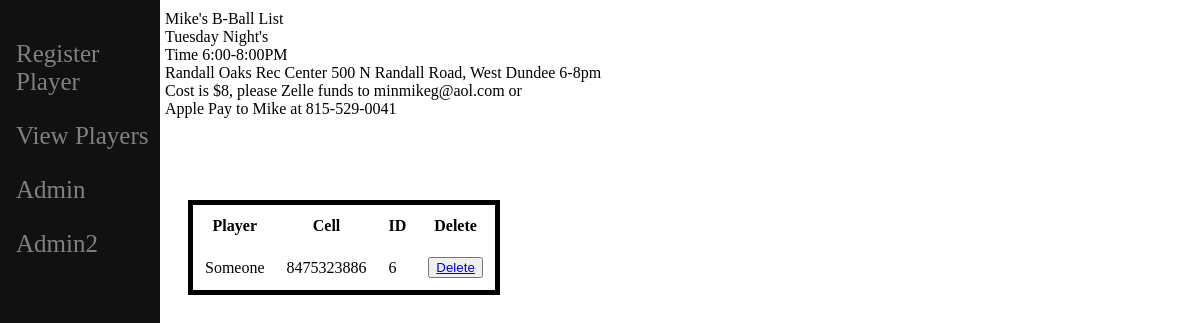
The page /edit_roster/ on the database its author committed.
### b_ball/models.py (models this page shows, shortened)
class Player(models.Model):
    player_name = models.CharField(max_length=30)
    player_email = models.CharField(max_length=30)
    player_cell = models.CharField(max_length=10)

### b_ball/views.py (the view)
# urls.py: path('edit_roster/', views.edit_roster, name = 'edit_roster'),
def edit_roster(request):
         players = Player.objects.all()
         return render(request,'edit_roster.html',{'players':players})

### b_ball/templates/edit_roster.html (shortened to what this page needs)
{% extends 'base.html' %}
{% load static %}
{% block content %}
<!DOCTYPE html>
{% load static %}
<html>
<body>
    <div>
            <table style= "border:5px solid #000;">
                <tbody>
                    <thead>
                        <tr>
                            <th style="padding:10px;">Player</th>
                            <th style="padding:10px;">Cell</th>
                            <th style="padding:10px;" >ID</th>
                            <th style="padding:10px;">Delete</th>
                        </tr>
                    </thead>
                    {% for p in players %}
                    <tr>
                        <td style="padding:10px;">{{p.player_name}}</td>
                        <td style="padding:10px;">{{p.player_cell}}</td>
                        <td style="padding:10px;">{{p.id}}</td>
                        <td style="padding:10px;"><button type="button"><a href= "delete/{{p.id}}">Delete</a></button></td>
                    </tr>
                    {% endfor %}
                </tbody>
            </table>
        </div>
</body>
</html>
{% endblock %}

### rows shown on the page
Player: player_name "Someone", player_cell "8475323886", id "6"
